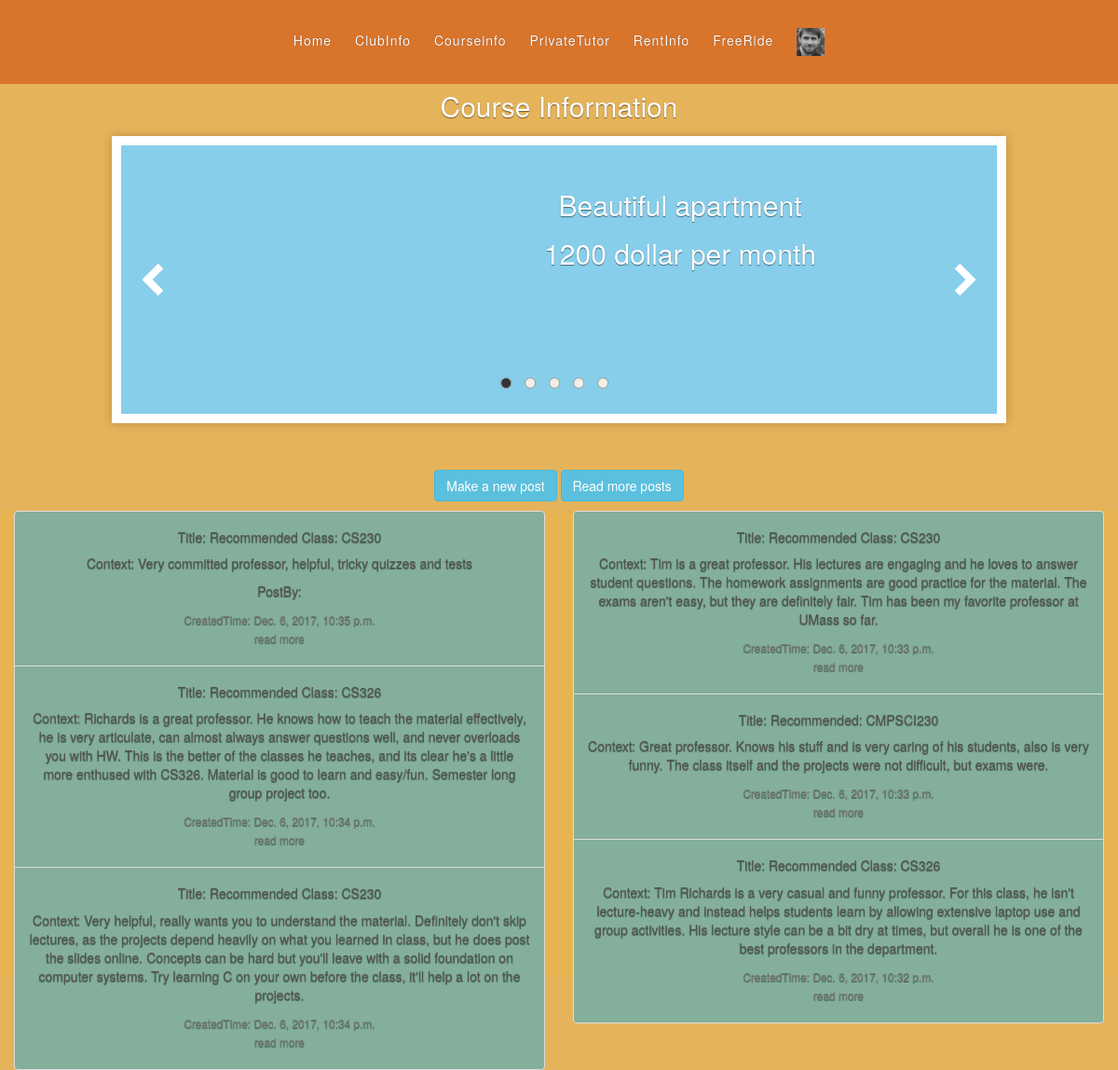
Screenshot of /InfoTrack/courseinfo/ (signed in) with the database file from the repository.
### InfoTrack/models.py (models this page shows, shortened)
class Post(models.Model):
    title = models.CharField(max_length = 200, help_text ="Your post title.",blank = True)
    context = models.TextField(help_text ="What is in your mind?",blank = True)
    time = models.DateTimeField(auto_now_add = True)
    image = models.ImageField(upload_to='profile_image', blank=True)
    video = models.URLField(blank=True)
    user = models.ForeignKey(User, null=True)
    TYPE_OF_POST = (
        ("---","---"),
        ('clubinfo', 'ClubInfo'),
        ('courseinfo', 'CourseInfo'),
        ('lookforride', 'FreeRide'),
        ('tutor', 'TutorInfo'),
        ('rent', 'RentInfo')
    )
    PostType = models.CharField(max_length=50, choices=TYPE_OF_POST, default='---')
    class Meta:
        ordering = ["time"]

### InfoTrack/views.py (the view)
@login_required
def courseinfo(request):
    try:
        posts = Post.objects.filter(PostType='courseinfo').order_by('-time')[:6]
        latests = Post.objects.all().order_by('-time')[:5]
    except Post.DoesNotExist:
        raise Http404("Post does not exist")
    args ={
        'posts0' : posts[0],
        'posts1' : posts[1],
        'posts2' : posts[2],
        'posts3' : posts[3],
        'posts4' : posts[4],
        'posts5' : posts[5],
        'latests0' : latests[0],
        'latests1' : latests[1],
        'latests2' : latests[2],
        'latests3' : latests[3],
        'latests4' : latests[4]
        }
    return render(
        request,
        'sections/courseinfo.html',
        args
        )

### InfoTrack/templates/sections/courseinfo.html (shortened to what this page needs)
{% extends "base.html" %}
{%block latests0%}
<br>
<a href="{% url 'InfoTrack:post_detail' pk=latests0.pk %}">
<div class="container" align = "center">
      <p>{{ latests0.title }}</p >
      <p>{{ latests0.context }}</p >
</div>
</a>
{%endblock%}
{%block latests1%}
<br>
{%endblock%}
<p>{%block section%}Course Information {%endblock%}</p>
<h5>{% block post_title1%} {{ posts0.title }} {%endblock%}</h5>
<small>{% block post_day1%} {{ posts0.time }} {%endblock%}</small>
<p>{% block post_context1%} {{ posts0.context }} {%endblock%}</p >
<h5>{% block post_title2%} {{ posts1.title }} {%endblock%}</h5>
<small>{% block post_day2%} {{ posts1.time }} {%endblock%}</small>
<p>{% block post_context2%} {{ posts1.context }} {%endblock%}</p >
<h5>{% block post_title3%} {{ posts2.title }} {%endblock%}</h5>
<small>{% block post_day3%} {{ posts2.time }} {%endblock%}</small>
<p>{% block post_context3%} {{ posts2.context }} {%endblock%}</p >
<h5>{% block post_title4%} {{ posts3.title }} {%endblock%}</h5>
<small>{% block post_day4%} {{ posts3.time }} {%endblock%}</small>
<p>{% block post_context4%} {{ posts3.context }} {%endblock%}</p >
<h5>{% block post_title5%} {{ posts4.title }} {%endblock%}</h5>
<small>{% block post_day5%} {{ posts4.time }} {%endblock%}</small>
<p>{% block post_context5%} {{ posts4.context }} {%endblock%}</p >
<h5>{% block post_title6%} {{ posts5.title }} {%endblock%}</h5>
<small>{% block post_day6%} {{ posts5.time }} {%endblock%}</small>
<p>{% block post_context6%} {{ posts5.context }} {%endblock%}</p >

### InfoTrack/static/css/base_test_style.css (style rules this page uses)
a, a:focus, a:hover { color: #fff; }
html, body { height: 100%; background-color: rgba(230,180,80,1.00) }
body { color: #fff; text-align: center; text-shadow: 0 .05rem .1rem rgba(0,0,0,.5); }
*, *::before, *::after { box-sizing: border-box; }
body { margin: 0; padding: 0; background-color: rgba(229,179,89,1.00); }
div { box-sizing: border-box; }

### rows the page displays
Post: title "Beautiful apartment", context "1200 dollar per month"
Post: title "Recommended Class: CS230", context "Very committed professor, helpful, tricky quizzes and tests", time "Dec. 6, 2017, 10:35 p.m."
Post: title "Recommended Class: CS326", context "Richards is a great professor. He knows how to teach the material effectively, he is very articulate, can almost always answer questions well, and never overloads you with HW. This is the better of the classes he teaches, and its clear he's a little more enthused with CS326. Material is good to learn and easy/fun. Semester long group project too.", time "Dec. 6, 2017, 10:34 p.m."
Post: title "Recommended Class: CS230", context "Very helpful, really wants you to understand the material. Definitely don't skip lectures, as the projects depend heavily on what you learned in class, but he does post the slides online. Concepts can be hard but you'll leave with a solid foundation on computer systems. Try learning C on your own before the class, it'll help a lot on the projects.", time "Dec. 6, 2017, 10:34 p.m."
Post: title "Recommended Class: CS230", context "Tim is a great professor. His lectures are engaging and he loves to answer student questions. The homework assignments are good practice for the material. The exams aren't easy, but they are definitely fair. Tim has been my favorite professor at UMass so far.", time "Dec. 6, 2017, 10:33 p.m."
Post: title "Recommended: CMPSCI230", context "Great professor. Knows his stuff and is very caring of his students, also is very funny. The class itself and the projects were not difficult, but exams were.", time "Dec. 6, 2017, 10:33 p.m."
Post: title "Recommended Class: CS326", context "Tim Richards is a very casual and funny professor. For this class, he isn't lecture-heavy and instead helps students learn by allowing extensive laptop use and group activities. His lecture style can be a bit dry at times, but overall he is one of the best professors in the department.", time "Dec. 6, 2017, 10:32 p.m."
